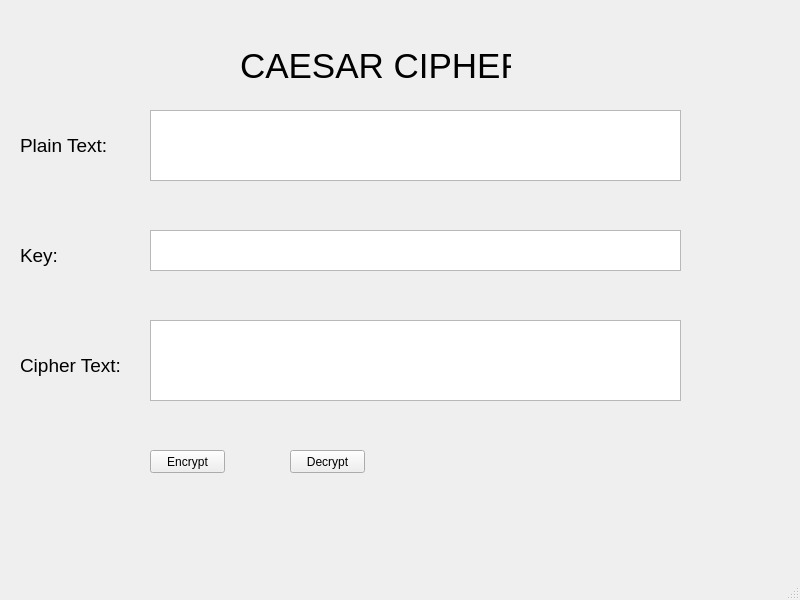
<?xml version="1.0" encoding="UTF-8"?>
<ui version="4.0">
 <class>MainWindow</class>
 <widget class="QMainWindow" name="MainWindow">
  <property name="geometry">
   <rect>
    <x>0</x>
    <y>0</y>
    <width>800</width>
    <height>600</height>
   </rect>
  </property>
  <property name="windowTitle">
   <string>MainWindow</string>
  </property>
  <widget class="QWidget" name="centralwidget">
   <widget class="QLabel" name="label">
    <property name="geometry">
     <rect>
      <x>240</x>
      <y>30</y>
      <width>271</width>
      <height>71</height>
     </rect>
    </property>
    <property name="font">
     <font>
      <pointsize>26</pointsize>
     </font>
    </property>
    <property name="text">
     <string>CAESAR CIPHER</string>
    </property>
   </widget>
   <widget class="QLabel" name="label_2">
    <property name="geometry">
     <rect>
      <x>20</x>
      <y>130</y>
      <width>91</width>
      <height>31</height>
     </rect>
    </property>
    <property name="font">
     <font>
      <pointsize>14</pointsize>
     </font>
    </property>
    <property name="text">
     <string>Plain Text:</string>
    </property>
   </widget>
   <widget class="QLabel" name="label_3">
    <property name="geometry">
     <rect>
      <x>20</x>
      <y>240</y>
      <width>41</width>
      <height>31</height>
     </rect>
    </property>
    <property name="font">
     <font>
      <pointsize>14</pointsize>
     </font>
    </property>
    <property name="text">
     <string>Key:</string>
    </property>
   </widget>
   <widget class="QLabel" name="label_4">
    <property name="geometry">
     <rect>
      <x>20</x>
      <y>350</y>
      <width>111</width>
      <height>31</height>
     </rect>
    </property>
    <property name="font">
     <font>
      <pointsize>14</pointsize>
     </font>
    </property>
    <property name="text">
     <string>Cipher Text:</string>
    </property>
   </widget>
   <widget class="QTextEdit" name="txt_plain_text">
    <property name="geometry">
     <rect>
      <x>150</x>
      <y>110</y>
      <width>531</width>
      <height>71</height>
     </rect>
    </property>
   </widget>
   <widget class="QTextEdit" name="txt_key_text">
    <property name="geometry">
     <rect>
      <x>150</x>
      <y>230</y>
      <width>531</width>
      <height>41</height>
     </rect>
    </property>
   </widget>
   <widget class="QTextEdit" name="cipher_text">
    <property name="geometry">
     <rect>
      <x>150</x>
      <y>320</y>
      <width>531</width>
      <height>81</height>
     </rect>
    </property>
   </widget>
   <widget class="QPushButton" name="btn_encrypt">
    <property name="geometry">
     <rect>
      <x>150</x>
      <y>450</y>
      <width>75</width>
      <height>23</height>
     </rect>
    </property>
    <property name="text">
     <string>Encrypt</string>
    </property>
   </widget>
   <widget class="QPushButton" name="btn_decrypt">
    <property name="geometry">
     <rect>
      <x>290</x>
      <y>450</y>
      <width>75</width>
      <height>23</height>
     </rect>
    </property>
    <property name="text">
     <string>Decrypt</string>
    </property>
   </widget>
  </widget>
  <widget class="QMenuBar" name="menubar">
   <property name="geometry">
    <rect>
     <x>0</x>
     <y>0</y>
     <width>800</width>
     <height>21</height>
    </rect>
   </property>
  </widget>
  <widget class="QStatusBar" name="statusbar"/>
 </widget>
 <resources/>
 <connections/>
</ui>
